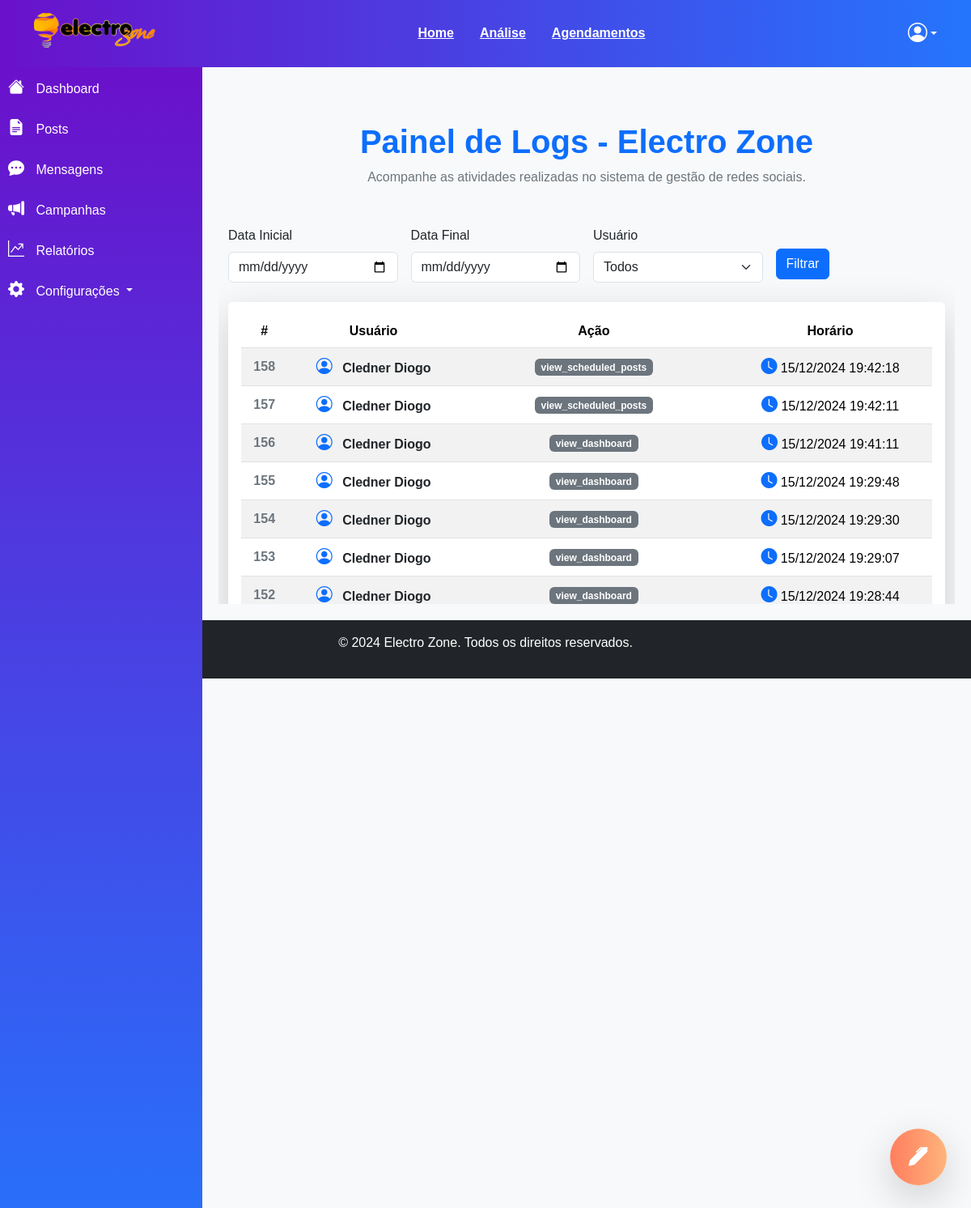
The app's page /logs (signed in) with its own data.
### main.py (models this page shows, shortened)
class UserLog(db.Model):
    id = db.Column(db.Integer, primary_key=True)
    user_id = db.Column(db.Integer, db.ForeignKey('user.id'), nullable=False)
    user = db.relationship('User', backref=db.backref('logs', lazy=True))
    action = db.Column(db.String(150), nullable=False)  # Ex: 'login', 'logout', 'failed_login'
    timestamp = db.Column(db.DateTime, default=datetime.utcnow, nullable=False)
    details = db.Column(db.Text, nullable=True)  # Informações adicionais, se necessário

class User(UserMixin,db.Model):
    id = db.Column(db.Integer, primary_key=True)
    nome = db.Column(db.String(150), unique=True, nullable=False)
    email = db.Column(db.String(150), unique=True, nullable=False)
    senha = db.Column(db.String(200), nullable=False)
    criado_em = db.Column(db.DateTime, default=datetime.utcnow, nullable=False)
    atualizado_em = db.Column(db.DateTime, default=datetime.utcnow, onupdate=datetime.utcnow, nullable=False)
    ativo = db.Column(db.Boolean, default=True, nullable=False)
    role = db.Column(db.String(50), default='Admin', nullable=False)  # Exemplos: 'admin', 'usuario', 'moderador'
    reset_token = db.Column(db.String(100), nullable=True)
    reset_token_expira_em = db.Column(db.DateTime, nullable=True)

### main.py (the view)
@app.route('/logs', methods=['GET'])
@login_required
@admin_required
def listar_logs():
    start_date = request.args.get('start_date')
    end_date = request.args.get('end_date')
    user_id = request.args.get('user')
    page = request.args.get('page', 1, type=int)
    per_page = request.args.get('per_page', 20, type=int)  # Padrão: 20 logs por página
    query = UserLog.query.options(joinedload(UserLog.user))
    try:
        if start_date:
            start_date = datetime.strptime(start_date, '%Y-%m-%d')
            query = query.filter(UserLog.timestamp >= start_date)
        if end_date:
            end_date = datetime.strptime(end_date, '%Y-%m-%d') + timedelta(days=1)
            query = query.filter(UserLog.timestamp < end_date)
    except ValueError as e:
        return jsonify({"error": "Formato de data inválido. Use YYYY-MM-DD."}), 400
    if user_id:
        query = query.filter(UserLog.user_id == user_id)
    pagination = query.order_by(UserLog.timestamp.desc()).paginate(page=page, per_page=per_page, error_out=False)
    logs = pagination.items
    users = User.query.with_entities(User.id, User.nome).all()
    if request.headers.get('X-Requested-With') == 'XMLHttpRequest':
        response = render_template('partials/logs_table.html', logs=logs, str=str, timedelta=timedelta)
        return jsonify({"html": response, "has_next": pagination.has_next, "has_prev": pagination.has_prev}), 200
    return render_template(
        'logs.html',
        logs=logs,
        str=str,
        users=users,
        timedelta=timedelta,
        pagination=pagination,
        datetime=datetime,  # Adiciona `datetime` ao contexto do template
    )

### main.py (called while the page is built)
@login_manager.user_loader
def load_user(id):
    return db.session.get(User, int(id))

def login_required(f):
    @wraps(f)
    def decorated_function(*args, **kwargs):
        if 'usuario_id' not in session:
            flash('Por favor, faça login para continuar.', 'warning')
            return redirect(url_for('login'))
        return f(*args, **kwargs)
    return decorated_function

def admin_required(f):
    @wraps(f)
    def decorated_function(*args, **kwargs):
        if not current_user.is_authenticated or current_user.role != 'Administrador':
            abort(403)
        return f(*args, **kwargs)
    return decorated_function

### templates/logs.html (shortened to what this page needs)
{% extends "base.html" %}
{% block content %}
<div class="container mt-5">
    <div class="text-center mb-5">
        <h1 class="fw-bold text-primary">Painel de Logs - Electro Zone</h1>
        <p class="text-secondary">Acompanhe as atividades realizadas no sistema de gestão de redes sociais.</p>
    </div>
   <form id="filter-form" class="mb-4">
    <div class="row g-3 align-items-center">
        <div class="col-md-3">
            <label for="start_date" class="form-label">Data Inicial</label>
            <input type="date"
                   id="start_date"
                   name="start_date"
                   class="form-control"
                   value="{{ request.args.get('start_date') }}"
                   max="{{ datetime.utcnow().strftime('%Y-%m-%d') }}">
        </div>
        <div class="col-md-3">
            <label for="end_date" class="form-label">Data Final</label>
            <input type="date"
                   id="end_date"
                   name="end_date"
                   class="form-control"
                   value="{{ request.args.get('end_date') }}"
                   max="{{ datetime.utcnow().strftime('%Y-%m-%d') }}">
        </div>
        <div class="col-md-3">
            <label for="user" class="form-label">Usuário</label>
            <select id="user" name="user" class="form-select">
                <option value="">Todos</option>
            </select>
        </div>
        <div class="col-md-3">
            <button type="submit" class="btn btn-primary mt-4">Filtrar</button>
        </div>
    </div>
</form>
    <div id="logs-table" class="table-responsive shadow-lg p-3 bg-white rounded">
        <table class="table table-striped align-middle">
            <thead class="bg-primary text-white text-center">
                <tr>
                    <th scope="col">#</th>
                    <th scope="col">Usuário</th>
                    <th scope="col">Ação</th>
                    <th scope="col">Horário</th>
                </tr>
            </thead>
            <tbody id="logs-body">
                {% for log in logs %}
                <tr class="text-center">
                    <th scope="row" class="text-secondary">{{ log.id }}</th>
                    <td class="fw-bold text-dark">
                        <i class="bi bi-person-circle text-primary me-2"></i>
                        {{ log.user.nome if log.user else 'Desconhecido' }}
                    </td>
                    <td>
                        <span class="badge
                            {% if log.action == 'Adicionado' %} bg-success
                            {% elif log.action == 'Atualizado' %} bg-warning text-dark
                            {% elif log.action == 'Removido' %} bg-danger
                            {% else %} bg-secondary {% endif %}">
                            {{ log.action }}
                        </span>
                    </td>
                    <td>
                        <i class="bi bi-clock-fill text-primary"></i>
                        {{ (log.timestamp + timedelta(hours=2)).strftime('%d/%m/%Y %H:%M:%S') if log.timestamp else 'N/A' }}
                    </td>
                </tr>
                {% endfor %}
            </tbody>
        </table>
    </div>
</div>
{% endblock %}

### static/styles.css (style rules this page uses)
body { font-family: 'Arial', sans-serif; }

### templates/base.html (style rules this page uses)
.bi { font-size: 1.25rem; }
body { font-family: 'Arial', sans-serif; background-color: #f8f9fa; }
.container.mt-5 { height: 595px; overflow-y: auto; }

### records on screen
UserLog: id "158", user "Cledner Diogo", action "view_scheduled_posts", timestamp "15/12/2024 19:42:18"
UserLog: id "157", user "Cledner Diogo", action "view_scheduled_posts", timestamp "15/12/2024 19:42:11"
UserLog: id "156", user "Cledner Diogo", action "view_dashboard", timestamp "15/12/2024 19:41:11"
UserLog: id "155", user "Cledner Diogo", action "view_dashboard", timestamp "15/12/2024 19:29:48"
UserLog: id "154", user "Cledner Diogo", action "view_dashboard", timestamp "15/12/2024 19:29:30"
UserLog: id "153", user "Cledner Diogo", action "view_dashboard", timestamp "15/12/2024 19:29:07"
UserLog: id "152", user "Cledner Diogo", action "view_dashboard", timestamp "15/12/2024 19:28:44"
